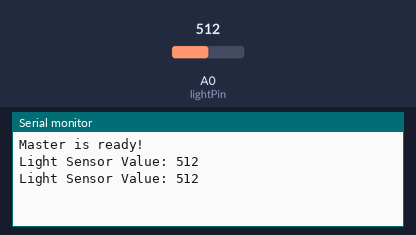
This sketch was run on a simulated Arduino Uno, built with avr-gcc and run on an emulated ATmega328P. On the bench: the last lines printed to the serial monitor. The test bench sets the inputs (shaded band); at power-on: A0 (lightPin) = 512.

Above: at 1.8 s.
1.9 s: A0 (lightPin) set to 716
At 2.8 s:
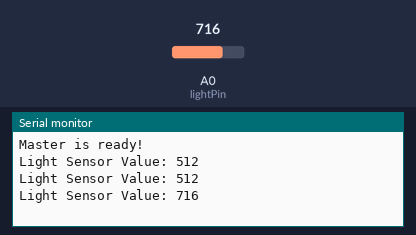
3.4 s: A0 (lightPin) set to 900
At 4.7 s:
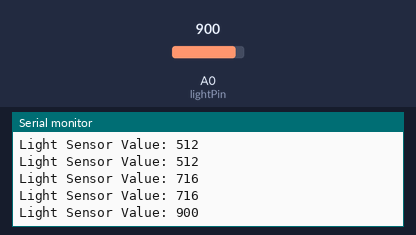
Timing chart, 0 to 6.4 s (numbered marks = the images above; inputs shaded):
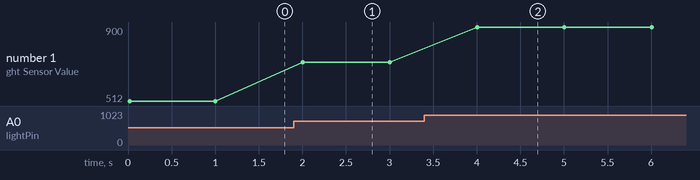

Measured:
- after the input at 1.9 s, the serial monitor: prints a new line after 0.10 s (image 1)
- after the input at 3.4 s, the serial monitor: prints a new line after 0.60 s (image 2)
- plotted number 1: 512 → 716 after the input at 1.9 s, 716 → 900 after the input at 3.4 s

The sketch:

anhsang_master.ino
```cpp
#include <SoftwareSerial.h>

SoftwareSerial BTSerial(10, 11); // (Rx, Tx)

int lightPin = A0;

void setup() {
  Serial.begin(9600);

  Serial.println("Master is ready!");
  BTSerial.begin(38400);
}
void loop() {
  int val = analogRead(lightPin);
  Serial.print("Light Sensor Value: ");
  Serial.println(val);

  if (val > 200) BTSerial.write('1');
  else BTSerial.write('0');

  delay(1000);
}
```
